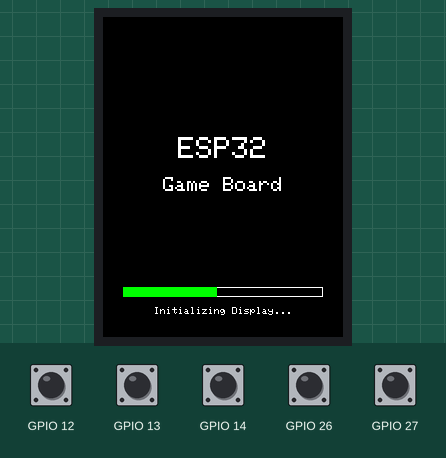
Simulated run of this program. Board: ESP32. On the bench: 240×320 colour display. The test bench sets the inputs (shaded band); at power-on: GPIO 12–14, GPIO 26, GPIO 27 HIGH. WiFi joins after 1.5 s; servers stay silent unless stated; what the program prints to the serial monitor is not drawn.

Above: at 2.5 s.
2.6 s: GPIO 14 pulled LOW for 3.2 s
At 6.8 s:
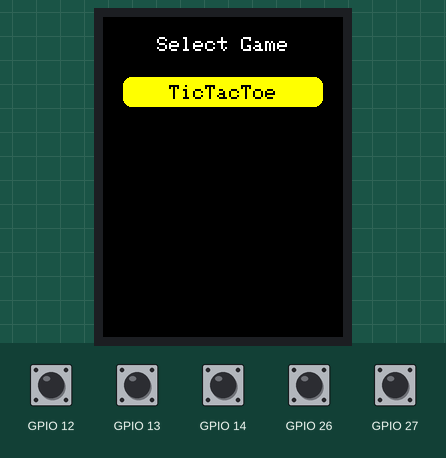
7.3 s: GPIO 14 pulled LOW for 0.15 s
At 8.1 s:
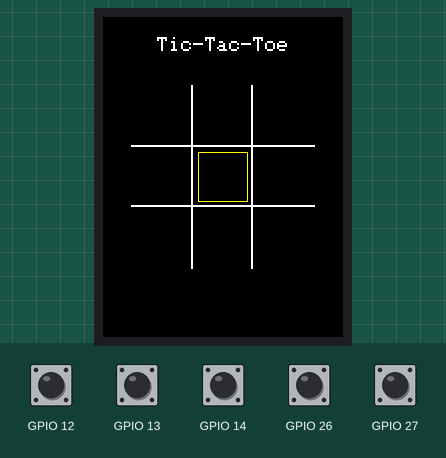
8.9 s: GPIO 14 pulled LOW for 1 s
At 9.5 s:
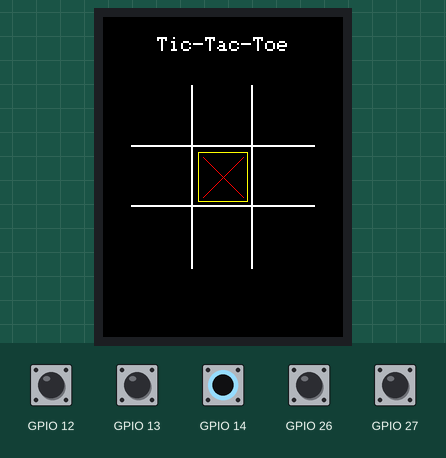
11.4 s: GPIO 12 pulled LOW for 0.15 s
At 11.8 s:
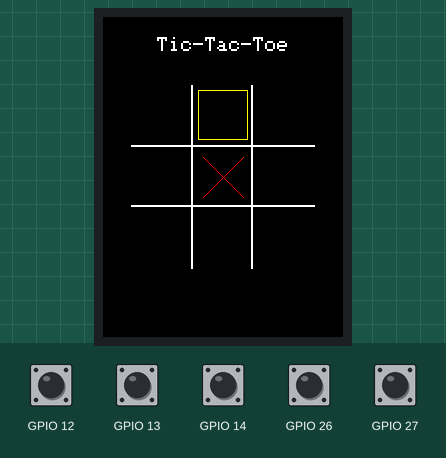
13.0 s: GPIO 14 pulled LOW for 0.15 s
At 13.4 s:
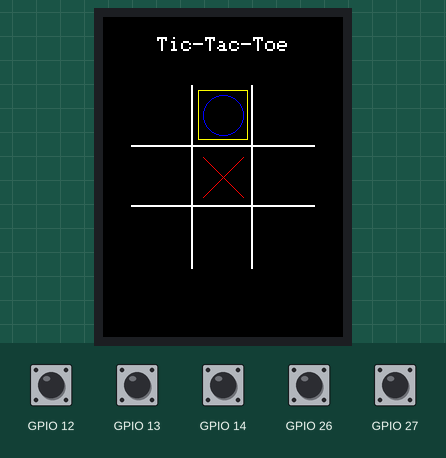
14.6 s: GPIO 13 pulled LOW for 0.15 s
At 16.1 s:
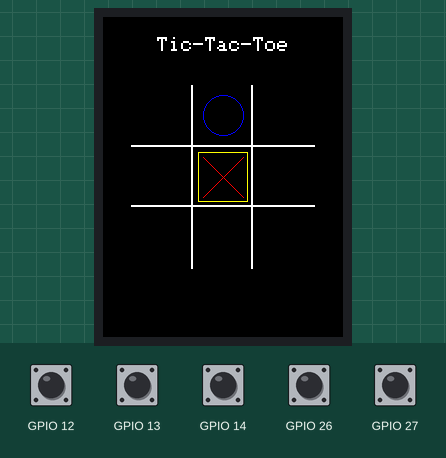
Timing chart, 0 to 17.2 s (numbered marks = the images above; inputs shaded):
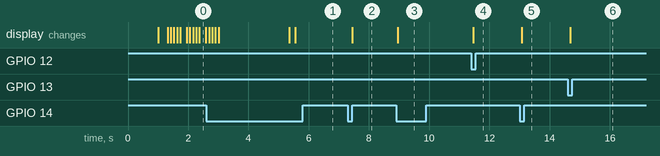

The program:

main.cpp
```cpp
#include <Arduino.h>
#include "display/display.h"
#include "button_handler.h"
#include "screens/screen_manager.h"

void setup() {
    Serial.begin(115200);
    delay(1000);
    Serial.println("ESP32 - Game Board initialized...");

    // Initialize display
    initDisplay();

    // Show main menu
    screenManager.init();
}

void loop() {
    // Update screen
    screenManager.loop();

    // Small delay
    delay(100);
}
```

button_handler.h
```cpp
#ifndef BUTTON_HANDLER_H
#define BUTTON_HANDLER_H

#include <Arduino.h>

#define BUTTON_UP 12     // D12
#define BUTTON_DOWN 13   // D13
#define BUTTON_ACTION 14 // D14
#define BUTTON_LEFT 27   // D27
#define BUTTON_RIGHT 26  // D26

class Button {
  private:
    uint8_t pin;
    bool pressed;
    unsigned long lastPressTime;
    static const unsigned long DEBOUNCE_TIME = 200;

  public:
    Button(uint8_t buttonPin);
    bool isPressed();
};

class Buttons {
  public:
    Button up;
    Button down;
    Button left;
    Button right;
    Button action;
    Buttons();
};

extern Buttons buttons;

#endif
```

display.h
```cpp
#ifndef DISPLAY_H
#define DISPLAY_H

#include <SPI.h>
#include <Adafruit_GFX.h>
#include <Adafruit_ILI9341.h>

// Pin definitions
#define TFT_CS 5 // D5
#define TFT_DC 2 // D2
#define TFT_RST 4 // D4

// Global defination of lcd
extern Adafruit_ILI9341 tft;

// Basic display functions
void initDisplay();
void drawCenteredText(const char* text, int y, uint16_t color, uint8_t size = 2);
void drawMenuItem(const char* text, int index, bool isSelected);
void updateMenuSelection(int previous, int current, const char** items, int itemCount);
void drawTitle(const char* text);

#endif
```

game.h
```cpp
#ifndef GAMES_GAME_H
#define GAMES_GAME_H

#include <Arduino.h>
#include "display/display.h"
#include "button_handler.h"

class Game {
  protected:
    const char* name;

  public:
    Game(const char* gameName): name(gameName) {}

    virtual void init() = 0;
    virtual void loop() = 0;
    virtual ~Game() = default;

    const char* getName() const {
        return name;
    }
};

#endif
```

tictactoe.h
```cpp
#ifndef GAMES_TICTACTOE_H
#define GAMES_TICTACTOE_H

#include "../game.h"
#include "../game_registry.h"

enum TicTacToeGameState {
    PLAYING,
    X_WON,
    O_WON,
    DRAW
};

class TicTacToe : public Game {
  private:
    char board[3][3];
    int selectedX;
    int selectedY;

    char currentPlayer;
    static const int CELL_SIZE = 60;
    static const int BOARD_MARGIN = 18;
    static const int LINE_THICKNESS = 2;

    void drawBoard();
    void drawCell(int x, int y, bool selected);
    bool isEmptyCell(int x, int y);
    void markCell(int x, int y);
    void resetBoard();
    void nextPlayer();


    TicTacToeGameState gameState;
    TicTacToeGameState decideWinner();

    bool checkLines(int x1, int y1, int x2, int y2, int x3, int y3);
    bool isBoardFull();
    void drawWinnerMessage();
    const char* getWinnerMessage() const;

  public:
    TicTacToe() : Game("TicTacToe")
        , currentPlayer('X')
        , gameState(PLAYING)
        , selectedX(1)
        , selectedY(1) {
          resetBoard();
        }
    void init() override;
    void loop() override;
};

// Register game
REGISTER_GAME(TicTacToe);

#endif
```

network_manager.h
```cpp
#ifndef NETWORK_MANAGER_H
#define NETWORK_MANAGER_H

#include <WiFi.h>
#include <Arduino.h>
#include <WebSocketsClient.h>

class NetworkManager {
  private:
    static NetworkManager* instance;
    bool isConnected;
    String ipAddress;

    WebSocketsClient webSocket;
    bool isWebSocketConnected;
    void webSocketEvent(WStype_t type, uint8_t * payload, size_t length);

    NetworkManager();

  public:
    static NetworkManager* getInstance();
    bool connect();
    bool isNetworkConnected() const {
        return isConnected;
    }
    String getIpAddress() const {
        return ipAddress;
    }
    void disconnect();

    bool connectWebSocket();
    bool isWebSocketReady() const {
        return isWebSocketConnected;
    }
    void sendWebSocketMessage(const char* message);
    void loop();
};

#endif
```

credits_screen.h
```cpp
#ifndef CREDITS_SCREEN_H
#define CREDITS_SCREEN_H

#include "screens/screen.h"
#include "button_handler.h"

class CreditsScreen : public Screen {
private:
    // Scroll speed in pixels per frame
    static const int SCROLL_SPEED = 1;
    int scrollPosition;

    // Credits text array
    const char* credits[17] = {
        "# ESP32 Game Board",
        "",
        "## Development",
        "Melih Berat SANLI (mberatsanli)",
        "",
        "## ---- Games ----",
        "### Battleship",
        "Development: <NOT READY>",
        "### Tic-Tac-Toe",
        "Development: <NOT READY>",
        "### Snake",
        "Development: <NOT READY>",
        "",
        "## Hardware",
        "ESP32",
        "LCD Display (ILI9341)",
        "Buttons",
    };
    const int creditCount = 17;

public:
    CreditsScreen();
    void init() override;
    void loop() override;
};

#endif
```

game_screen.h
```cpp
#ifndef GAME_SCREEN_H
#define GAME_SCREEN_H

#include "screens/screen.h"
#include "button_handler.h"
#include "../games/game.h"

class GameScreen : public Screen {
  private:
    int currentGameIndex;  // 0: Battleship, 1: Tic-Tac-Toe, 2: Snake
    Game* game;

  public:
    GameScreen(int gameIndex);
    void init() override;
    void loop() override;
};

#endif
```

games_screen.h
```cpp
#ifndef GAMES_SCREEN_H
#define GAMES_SCREEN_H

#include "screens/screen.h"
#include "button_handler.h"

class GamesScreen : public Screen {
  private:
    int selectedItem;

  public:
    GamesScreen();
    void init() override;
    void loop() override;
};

#endif
```

main_screen.h
```cpp
#ifndef MAIN_SCREEN_H
#define MAIN_SCREEN_H

#include "screens/screen.h"
#include "button_handler.h"

class MainScreen : public Screen {
  private:
    int selectedItem;
    const char* menuItems[3] = {"Play", "Credits", "Settings"};
    const int itemCount = 3;

  public:
    MainScreen();
    void init() override;
    void loop() override;
};

#endif
```

screen.h
```cpp
#ifndef SCREEN_H
#define SCREEN_H

#include <Arduino.h>

class Screen {
  public:
    virtual void init() = 0;      // Called when screen is first opened
    virtual void loop() = 0;      // Called every frame
    virtual ~Screen() = default;  // Virtual destructor
};

#endif
```

screen_manager.h
```cpp
#ifndef SCREEN_MANAGER_H
#define SCREEN_MANAGER_H

#include "screens/screen.h"
#include "screens/main_screen.h"
#include "screens/games_screen.h"
#include "screens/game_screen.h"
#include "screens/credits_screen.h"
#include "screens/splash_screen.h"
// #include "screens/settings_screen.h"

class ScreenManager {
  private:
    Screen* currentScreen;
    MainScreen mainScreen;
    GamesScreen gamesScreen;
    GameScreen gameScreen;
    CreditsScreen creditsScreen;
    SplashScreen splashScreen;
    // SettingsScreen settingsScreen;

  public:
    ScreenManager();
    void init();
    void loop();

    void showMainScreen();
    void showGamesScreen();
    void showGameScreen(int game);
    void showCreditsScreen();
    void showSplashScreen();
    // void showSettingsScreen();
};

extern ScreenManager screenManager;

#endif
```

splash_screen.h
```cpp
#ifndef SPLASH_SCREEN_H
#define SPLASH_SCREEN_H

#include "screens/screen.h"
#include "button_handler.h"
#include "network_manager.h"

class SplashScreen : public Screen {
  private:
    unsigned long startTime;
    static const unsigned long SPLASH_DURATION = 3000;
    int loadingProgress;

    enum LoadingStep {
        CHECK_SYSTEM,
        CHECK_DISPLAY,
        CHECK_BUTTONS,
        CHECK_NETWORK,
        DONE
    };

    LoadingStep currentStep;
    const char* stepMessages[5] = {
        "Checking System...",
        "Initializing Display...",
        "Testing Buttons...",
        "Checking Network...",
        "Ready!"
    };

  public:
    SplashScreen();
    void init() override;
    void loop() override;
};

#endif
```

wifi_utils.h
```cpp
#ifndef WIFI_UTILS_H
#define WIFI_UTILS_H

void checkWiFiConnection();

#endif
```

button_handler.cpp
```cpp
#include "button_handler.h"

Button::Button(uint8_t buttonPin) : pin(buttonPin), pressed(false), lastPressTime(0) {
    pinMode(pin, INPUT_PULLUP);
}

bool Button::isPressed() {
    unsigned long currentTime = millis();
    int buttonState = digitalRead(pin);

    if(buttonState == LOW) {
        if(!pressed && (currentTime - lastPressTime > DEBOUNCE_TIME)) {
            pressed = true;
            lastPressTime = currentTime;
            return true;
        }
    } else {
        pressed = false;
    }

    return false;
}

Buttons::Buttons() : up(BUTTON_UP), down(BUTTON_DOWN), left(BUTTON_LEFT), right(BUTTON_RIGHT), action(BUTTON_ACTION) {}

Buttons buttons;
```

display.cpp
```cpp
#include "display/display.h"

Adafruit_ILI9341 tft(TFT_CS, TFT_DC, TFT_RST);

void initDisplay() {
    tft.begin();
    tft.setRotation(0); // Landscape mode
    tft.fillScreen(ILI9341_BLACK);
}

void drawCenteredText(const char* text, int y, uint16_t color, uint8_t size) {
    tft.setTextSize(size);
    tft.setTextColor(color);
    int16_t x1, y1;
    uint16_t w, h;
    tft.getTextBounds(text, 0, y, &x1, &y1, &w, &h);
    int x = (tft.width() - w) / 2;
    tft.setCursor(x, y);
    tft.print(text);
}

void drawMenuItem(const char* text, int index, bool isSelected) {
    int x = 20;
    int y = 60 + index * 40;  // Less vertical spacing on screen
    int w = tft.width() - 2 * x;
    int h = 30;  // Smaller buttons on vertical screen

    if (isSelected) {
        tft.fillRoundRect(x, y, w, h, 8, ILI9341_YELLOW);
        drawCenteredText(text, y + 8, ILI9341_BLACK);  // Selected text
    } else {
        tft.fillRoundRect(x, y, w, h, 8, ILI9341_BLACK);
        tft.drawRoundRect(x, y, w, h, 8, ILI9341_WHITE);
        drawCenteredText(text, y + 8, ILI9341_WHITE);  // Not selected text
    }
}

void updateMenuSelection(int previous, int current, const char** items, int itemCount) {
    drawMenuItem(items[previous], previous, false);
    drawMenuItem(items[current], current, true);
}

void drawTitle(const char* text) {
    // Clear the top area where the title will be drawn
    tft.fillRect(0, 0, tft.width(), 40, ILI9341_BLACK);

    // Draw the title centered at the top
    drawCenteredText(text, 20, ILI9341_WHITE, 2);
}
```

tictactoe.cpp
```cpp
#include "games/tictactoe/tictactoe.h"
#include "screens/screen_manager.h";

void TicTacToe::init() {
    tft.fillScreen(ILI9341_BLACK);

    drawTitle("Tic-Tac-Toe");
    resetBoard();
    gameState = PLAYING;
    currentPlayer = 'X';
    drawBoard();
}

void TicTacToe::resetBoard() {
    for(int i = 0; i < 3; i++) {
        for(int j = 0; j < 3; j++) {
            board[i][j] = ' ';
        }
    }
}

void TicTacToe::drawBoard() {
    int boardSize = CELL_SIZE * 3 + LINE_THICKNESS * 2;
    int startX = (tft.width() - boardSize) / 2;
    int startY = (tft.height() - boardSize) / 2;

    // Horizontal
    for(int i = 1; i < 3; i++) {
        int x = startX + i * CELL_SIZE;
        tft.fillRect(x, startY, LINE_THICKNESS, boardSize, ILI9341_WHITE);
    }

    // Vertical
    for(int i = 1; i < 3; i++) {
        int y = startY + i * CELL_SIZE;
        tft.fillRect(startX, y, boardSize, LINE_THICKNESS, ILI9341_WHITE);
    }

    for(int i = 0; i < 3; i++) {
        for(int j = 0; j < 3; j++) {
            drawCell(i, j, (i == selectedX && j == selectedY));
        }
    }
}

void TicTacToe::drawCell(int x, int y, bool selected) {
    int startX = (tft.width() - (CELL_SIZE * 3 + LINE_THICKNESS * 2)) / 2;
    int startY = (tft.height() - (CELL_SIZE * 3 + LINE_THICKNESS * 2)) / 2;

    int cellX = startX + x * (CELL_SIZE + LINE_THICKNESS);
    int cellY = startY + y * (CELL_SIZE + LINE_THICKNESS);

    if(selected) {
        tft.drawRect(cellX + 5, cellY + 5, CELL_SIZE - 10, CELL_SIZE - 10, ILI9341_YELLOW);
    } else {
        tft.drawRect(cellX + 5, cellY + 5, CELL_SIZE - 10, CELL_SIZE - 10, ILI9341_BLACK);
    }

    if(board[x][y] != ' ') {
        int centerX = cellX + CELL_SIZE / 2;
        int centerY = cellY + CELL_SIZE / 2;
        int symbolSize = CELL_SIZE / 3;

        if(board[x][y] == 'X') {
            // X
            tft.drawLine(centerX - symbolSize, centerY - symbolSize,
                         centerX + symbolSize, centerY + symbolSize, ILI9341_RED);
            tft.drawLine(centerX + symbolSize, centerY - symbolSize,
                         centerX - symbolSize, centerY + symbolSize, ILI9341_RED);
        } else if(board[x][y] == 'O') {
            // O
            tft.drawCircle(centerX, centerY, symbolSize, ILI9341_BLUE);
        }
    }
}

void TicTacToe::nextPlayer() {
    currentPlayer = currentPlayer == 'X' ? 'O' : 'X';
};

void TicTacToe::markCell(int x, int y) {
    board[x][y] = currentPlayer;
};

bool TicTacToe::isEmptyCell(int x, int y) {
    Serial.printf("isEmptyCell called");
    Serial.printf("Cell[%d][%d] = '%c'\n", x, y, board[x][y]);

    return board[x][y] != 'X' && board[x][y] != 'O';
};

void TicTacToe::loop() {
    static unsigned long lastPress = 0;
    unsigned long now = millis();

    if(gameState == PLAYING) {
        if(buttons.up.isPressed() && now - lastPress > 200) {
            selectedY = (selectedY - 1 + 3) % 3;
            drawBoard();
            lastPress = now;
        }

        if(buttons.down.isPressed() && now - lastPress > 200) {
            selectedY = (selectedY + 1) % 3;
            drawBoard();
            lastPress = now;
        }

        if(buttons.left.isPressed() && now - lastPress > 200) {
            selectedX = (selectedX - 1 + 3) % 3;
            drawBoard();
            lastPress = now;
        }

        if(buttons.right.isPressed() && now - lastPress > 200) {
            selectedX = (selectedX + 1) % 3;
            drawBoard();
            lastPress = now;
        }

        if(buttons.action.isPressed() && now - lastPress > 200) {
            if(isEmptyCell(selectedX, selectedY)) {
                markCell(selectedX, selectedY);
                gameState = decideWinner();

                if(gameState == PLAYING) {
                    nextPlayer();
                } else {
                    drawBoard();
                    drawWinnerMessage();
                }

                drawBoard();
            }
            lastPress = now;
        }
    } else {
        if (buttons.action.isPressed() && now - lastPress > 200) {
            screenManager.showGamesScreen();
            return;
        }
    }

    return;
}

bool TicTacToe::checkLines(int x1, int y1, int x2, int y2, int x3, int y3) {
    char c = board[x1][y1];
    return c != ' ' && c == board[x2][y2] && c == board[x3][y3];
}

bool TicTacToe::isBoardFull() {
    for(int i = 0; i < 3; i++) {
        for(int j = 0; j < 3; j++) {
            if(board[i][j] == ' ') {
                return false;
            }
        }
    }
    return true;
}

TicTacToeGameState TicTacToe::decideWinner() {
    for(int i = 0; i < 3; i++) {
        if(checkLines(i, 0, i, 1, i, 2)) {
            return board[i][0] == 'X' ? X_WON : O_WON;
        }
    }

    for(int i = 0; i < 3; i++) {
        if(checkLines(0, i, 1, i, 2, i)) {
            return board[0][i] == 'X' ? X_WON : O_WON;
        }
    }

    if(checkLines(0, 0, 1, 1, 2, 2)) {
        return board[0][0] == 'X' ? X_WON : O_WON;
    }
    if(checkLines(0, 2, 1, 1, 2, 0)) {
        return board[0][2] == 'X' ? X_WON : O_WON;
    }

    if(isBoardFull()) {
        return DRAW;
    }

    return PLAYING;
}

const char* TicTacToe::getWinnerMessage() const {
    switch (gameState) {
        case X_WON:
            return "Winner Winner Chicken Dinner - X Wins!";
        case O_WON:
            return "Winner Winner Chicken Dinner - O Wins!";
        case DRAW:
            return "Equely strong... or equely weak?";
        default:
            return "";
    }
}

void TicTacToe::drawWinnerMessage() {
    if (gameState != PLAYING) {
        tft.fillRect(0, tft.height() - 40, tft.width(), 30, ILI9341_BLACK);

        const char* message = getWinnerMessage();
        drawCenteredText(message, tft.height() - 60, ILI9341_WHITE, 1);
        drawCenteredText("Press Action to exit", tft.height() - 10, ILI9341_WHITE, 1);
    }
}
```

network_manager.cpp
```cpp
#include "network_manager.h"

NetworkManager* NetworkManager::instance = nullptr;

NetworkManager::NetworkManager() : isConnected(false) {}

NetworkManager* NetworkManager::getInstance() {
    if(instance == nullptr) {
        instance = new NetworkManager();
    }
    return instance;
}

bool NetworkManager::connect() {
    Serial.println("Attempting network connection...");
    WiFi.begin(WIFI_SSID, WIFI_PASSWORD);

    int attempts = 0;
    while(WiFi.status() != WL_CONNECTED && attempts++ < 10) {
        delay(500);
        Serial.print(".");
    }

    if(WiFi.status() == WL_CONNECTED) {
        isConnected = true;
        ipAddress = WiFi.localIP().toString();
        Serial.println("\n✅ Network connection successful!");
        Serial.print("IP address: ");
        Serial.println(ipAddress);
        return true;
    } else {
        isConnected = false;
        Serial.println("\n❌ Network connection failed.");
        return false;
    }
}

bool NetworkManager::connectWebSocket() {
    if(!isConnected) {
        Serial.println("Cannot connect WebSocket: Network not connected");
        return false;
    }

    webSocket.begin("localhost", 3000, "/ws", "ws");
    webSocket.onEvent([this](WStype_t type, uint8_t * payload, size_t length) {
        this->webSocketEvent(type, payload, length);
    });

    Serial.println("WebSocket connection initiated");
    return true;
}

void NetworkManager::webSocketEvent(WStype_t type, uint8_t * payload, size_t length) {
    switch(type) {
        case WStype_DISCONNECTED:
            isWebSocketConnected = false;
            Serial.println("WebSocket disconnected");
            break;

        case WStype_CONNECTED:
            isWebSocketConnected = true;
            Serial.println("WebSocket connected");
            break;

        case WStype_TEXT:
            Serial.printf("Received text: %s\n", payload);
            break;

        case WStype_BIN:
        case WStype_ERROR:
        case WStype_FRAGMENT_TEXT_START:
        case WStype_FRAGMENT_BIN_START:
        case WStype_FRAGMENT:
        case WStype_FRAGMENT_FIN:
            break;
    }
}

void NetworkManager::sendWebSocketMessage(const char* message) {
    if(isWebSocketConnected) {
        webSocket.sendTXT(message);
    }
}

void NetworkManager::loop() {
    webSocket.loop();
}

void NetworkManager::disconnect() {
    WiFi.disconnect();
    isConnected = false;
    ipAddress = "";
}
```

Source omitted: credits_screen.cpp (1745 bytes), game_screen.cpp (466 bytes), games_screen.cpp (1579 bytes), main_screen.cpp (1551 bytes), screen_manager.cpp (927 bytes), splash_screen.cpp (2639 bytes), wifi_utils.cpp (542 bytes), game_registry.h (1016 bytes), game_registry.cpp (104 bytes)

Measured:
- after the input at 2.6 s, the display: first differs from a run without the input after 3.0 s (image 1)
- after the input at 7.3 s, the display: changes after 0.15 s (image 2)
- after the input at 8.9 s, the display: changes after 0.06 s (image 3)
- after the input at 11.4 s, the display: changes after 0.07 s (image 4)
- after the input at 13.0 s, the display: changes after 0.08 s (image 5)
- after the input at 14.6 s, the display: changes after 0.09 s (image 6)
